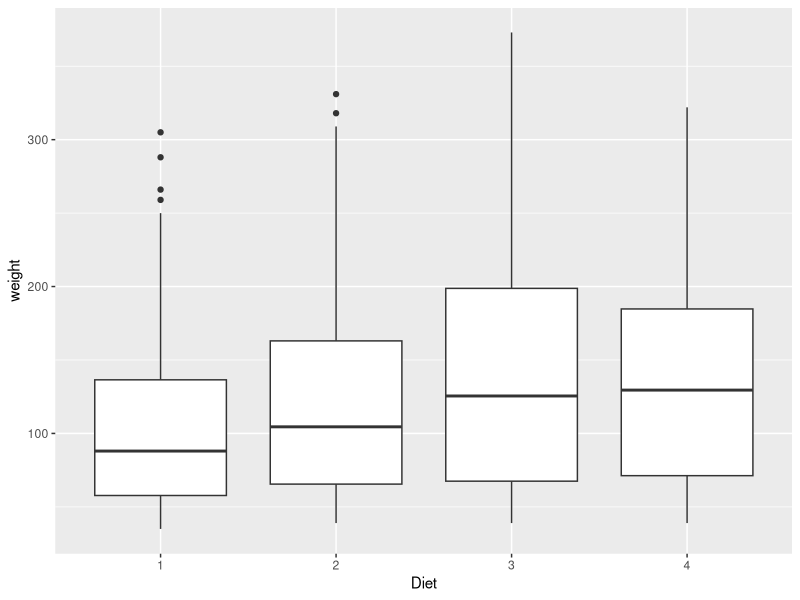
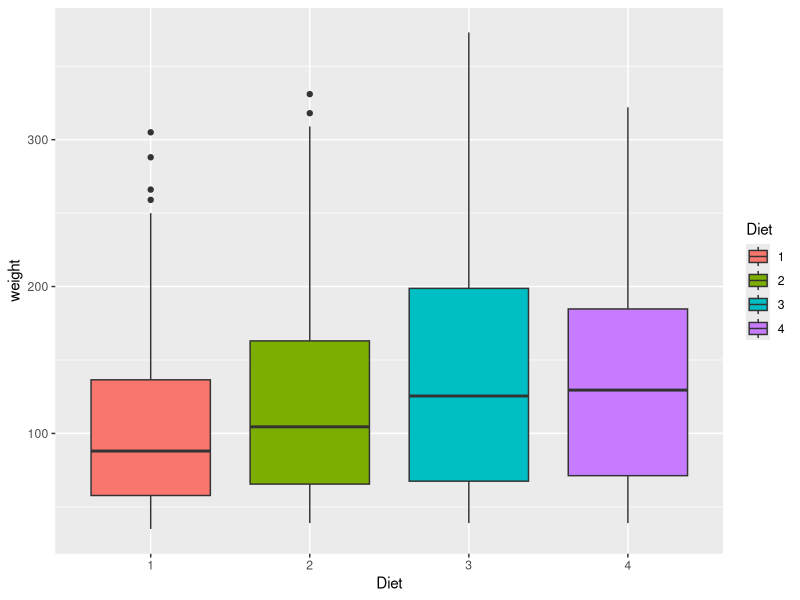
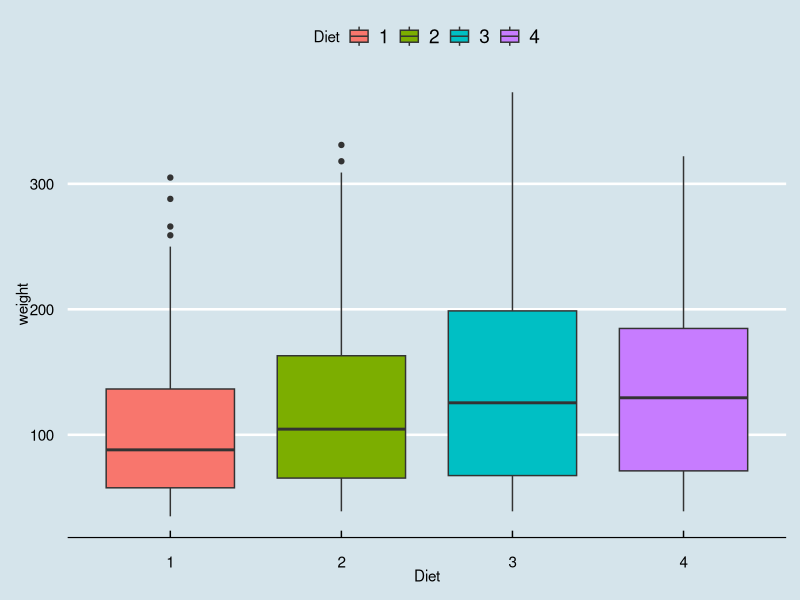
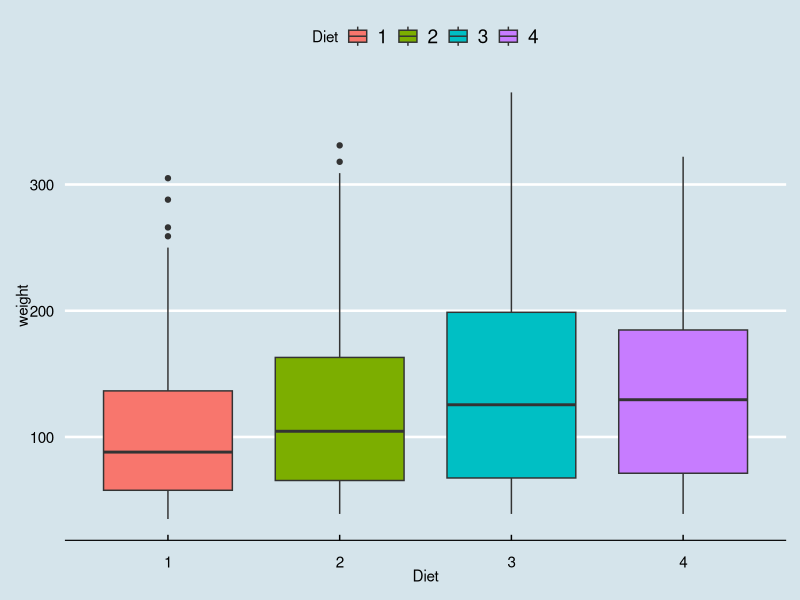
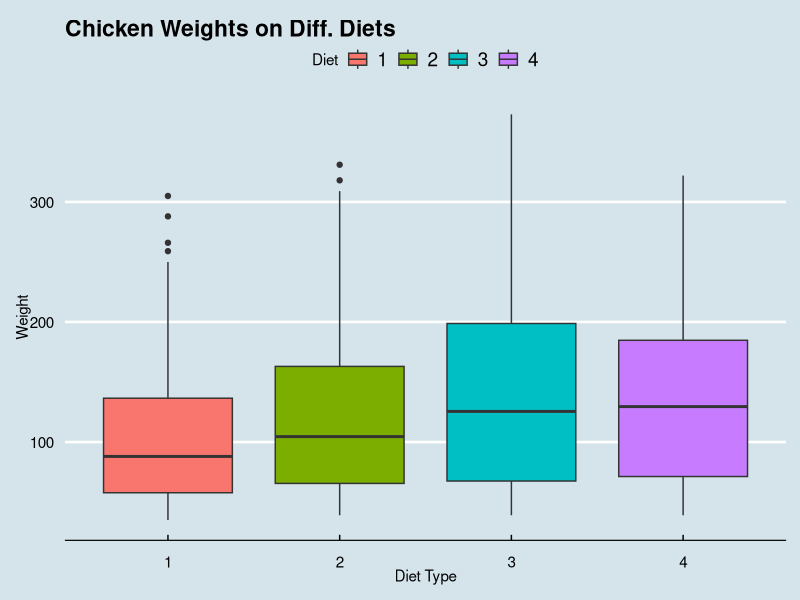
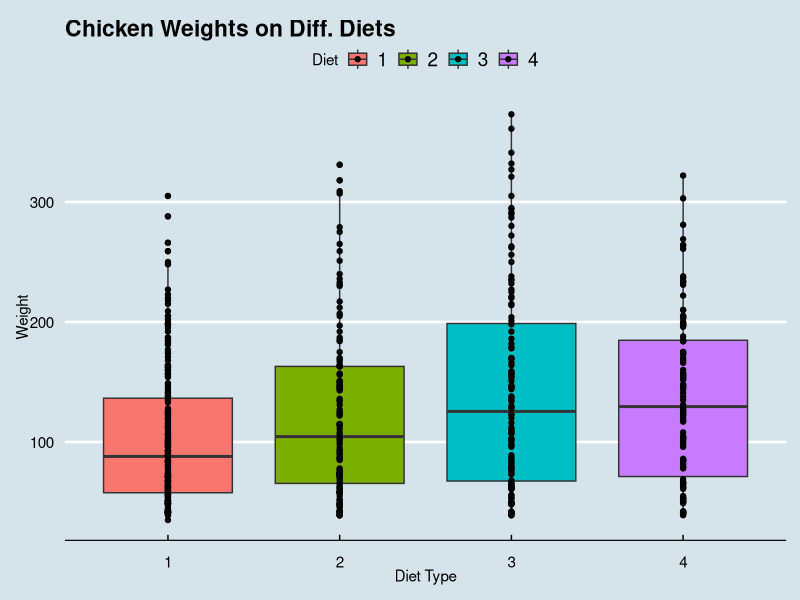
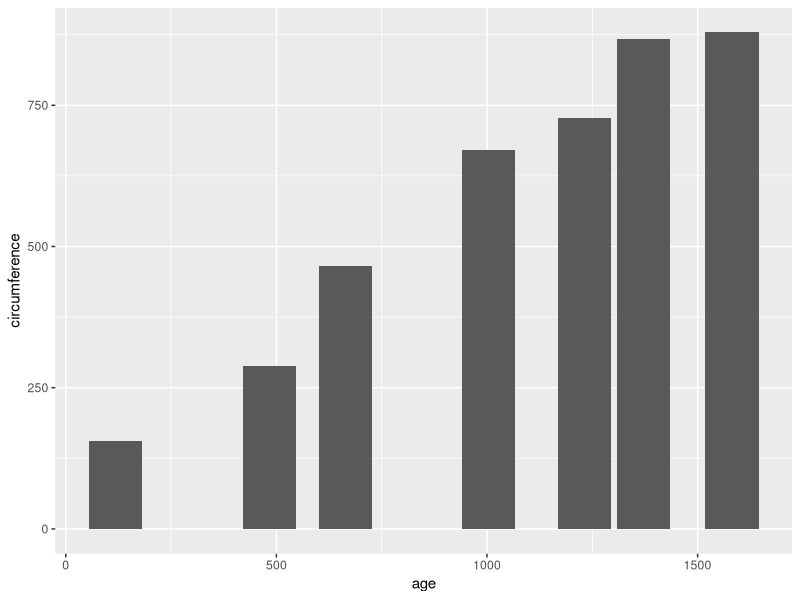
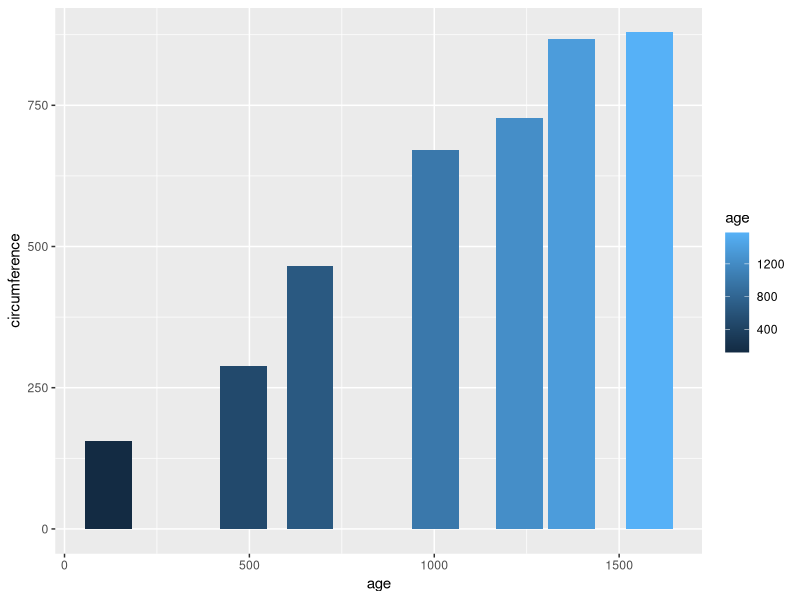

The R script that drew these images, in order:
# ---------------------------------
# Advanced ggplot assignment
# 14 May 2021
# LW
# -----------------------------------
library(ggplot2)
library(ggthemes)
library(tidyverse)
library(patchwork)
library(TeachingDemos)


c <- ChickWeight
## basic bar graph
b_graph1 <- ggplot(data=c,
                   mapping=aes(x=Diet, y=weight)) + 
geom_boxplot()

print(b_graph1)

## add color to bar graph
b_graph2 <- ggplot(data=c,
                     mapping=aes(x=Diet, y=weight,
                                 fill=Diet)) +
  geom_boxplot()
print(b_graph2)

## change background theme
theme_graph <- b_graph2 + theme_economist() 
print(theme_graph)

## change sizing of the legends
theme_graph <- b_graph2 + theme_economist(base_size = 8)
print(theme_graph)

## add labels
b_graph3 <- ggplot(data=c, 
                   mapping=aes(x=Diet,
                               y=weight,
                               fill=Diet)) + 
  geom_boxplot() + theme_economist(base_size=8) + labs(title = "Chicken Weights on Diff. Diets", x = "Diet Type", y = "Weight")
print(b_graph3)

## add more data to graph
b_graph4 <- ggplot(data=c, 
                   mapping=aes(x=Diet,
                               y=weight,
                               fill=Diet)) + 
  geom_boxplot() + theme_economist(base_size=8) + labs(title = "Chicken Weights on Diff. Diets", x = "Diet Type", y = "Weight") + geom_point()
print(b_graph4)

## Make a second graph
o <- Orange

t_graph1 <- ggplot(data=o, 
              mapping=aes(x=age, y=circumference)) +
  geom_col(data=o)
print(t_graph1)

## change graph colors
t_graph1 <- ggplot(data=o,
                   mapping=aes(x = age, y = circumference, fill = age)) +
  geom_col(data = o)
print(t_graph1)

## change the theme of the graph
theme_graph2 <- t_graph1 + theme_economist(base_size = 8)
print(theme_graph2)

## add labels
t_graph2 <- ggplot(data=o,
                   mapping=aes(x = age, y = circumference, fill = age)) +
  geom_col(data = o) + theme_economist(base_size=6) + labs(title = "Circumference of trees", x = "age", y = "circumference")
print(t_graph2)
